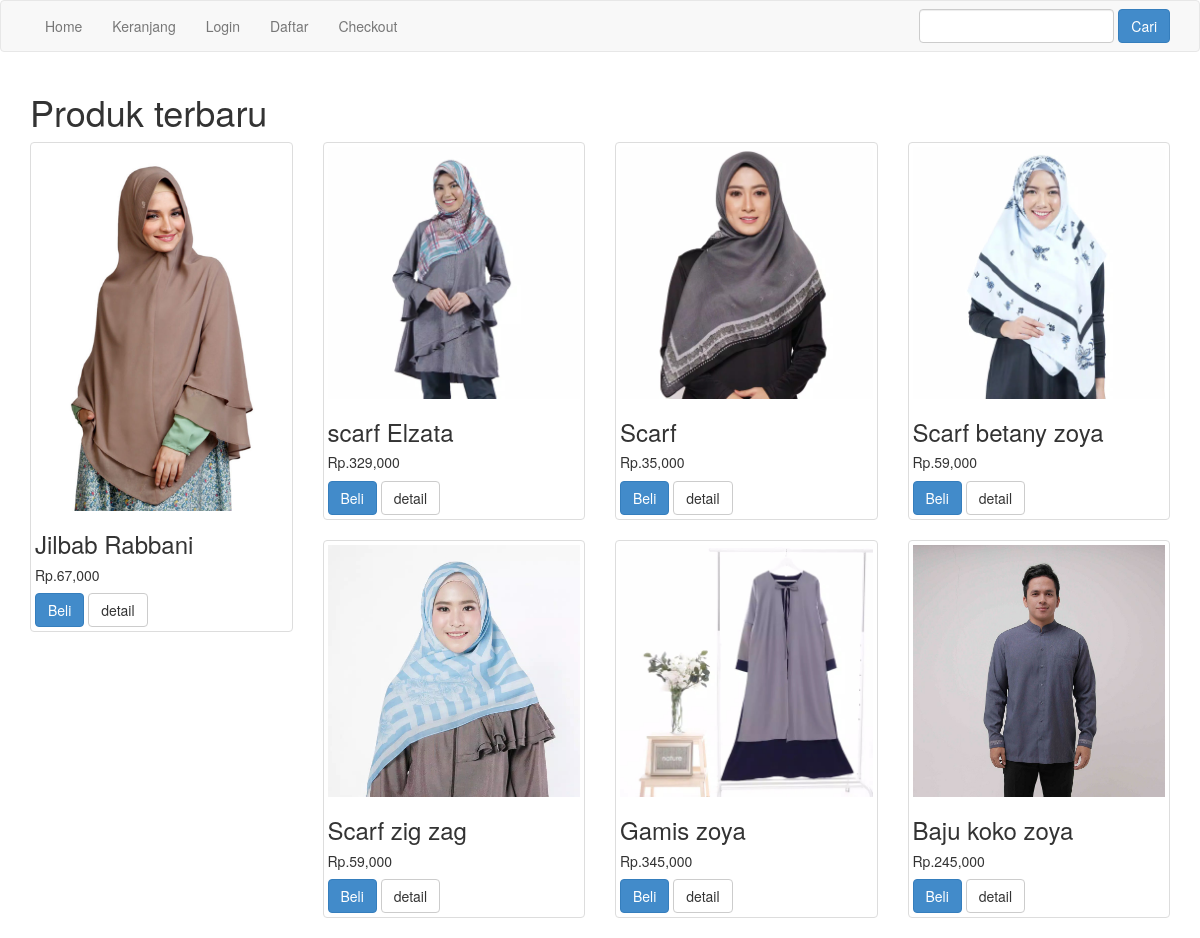
The page /tokoonline/index.php on the database its author committed.
### tables this page shows
CREATE TABLE `produk` (
  `id_produk` int(11) NOT NULL,
  `id_kategori` int(5) NOT NULL,
  `nama_produk` varchar(100) NOT NULL,
  `harga_produk` int(11) NOT NULL,
  `berat_produk` int(11) NOT NULL,
  `foto_produk` varchar(100) NOT NULL,
  `deskripsi_produk` text NOT NULL,
  `stok_produk` int(5) NOT NULL
);

### tokoonline/index.php (the view, shortened to what this page needs)
<?php
include 'koneksi.php';
?>
<!DOCTYPE html>
<html>
    <head>
        <link rel="stylesheet" href="admin/assets/css/bootstrap.css">
    </head>
    <body>
    <?php include 'menu.php'; ?>
    <section class="konten">
        <div class="container">
            <h1>Produk terbaru</h1>
            <div class="row">
                <?php $ambil= $koneksi->query("SELECT * FROM produk"); ?>
                <?php while($perproduk=$ambil->fetch_assoc()){ ?>
                <div class="col-md-3">
                    <div class="thumbnail">
                        <img src="fotoproduk/<?php echo $perproduk['foto_produk']; ?>" alt="" class="img-responsive">
                        <div class="captain">
                            <h3><?php echo $perproduk['nama_produk']; ?></h3>
                            <h5>Rp.<?php echo number_format($perproduk['harga_produk']); ?></h5>
                            <a href="beli.php?id=<?php echo $perproduk['id_produk']; ?>" class="btn btn-primary">Beli</a>
                            <a href="detail.php?id=<?php echo $perproduk["id_produk"]; ?>" class="btn btn-default">detail</a>
                        </div>
                    </div>
                </div>
                <?php } ?>
            </div>
        </div>
    </section>
    </body>
</html>

### tokoonline/menu.php
<nav class="navbar navbar-default">
        <div class="container">
            <ul class="nav navbar-nav">
                <li><a href="index.php">Home</a></li>
                <li><a href="keranjang.php">Keranjang</a></li>
                <?php if(isset($_SESSION["pelanggan"])): ?>
                    <li><a href="riwayat.php">Riwayat belanja</a></li>
                    <li><a href="logout.php">Logout</a></li>
                <?php else: ?>
                    <li><a href="login.php">Login</a></li>
                    <li><a href="daftar.php">Daftar</a></li>
                <?php endif ?>
                <li><a href="checkout.php">Checkout</a></li>
            </ul>
            <form action="pencarian.php" method="get" class="navbar-form navbar-right">
                    <input type="text" class="form-control" name="keyword">
                    <button class="btn btn-primary">Cari</button>
            </form>
        </div>
    </nav>

### rows shown on the page
produk: foto_produk (picture), nama_produk "Jilbab Rabbani", harga_produk "67,000"
produk: foto_produk (picture), nama_produk "scarf Elzata", harga_produk "329,000"
produk: foto_produk (picture), nama_produk "Scarf", harga_produk "35,000"
produk: foto_produk (picture), nama_produk "Scarf betany zoya", harga_produk "59,000"
produk: foto_produk (picture), nama_produk "Scarf zig zag", harga_produk "59,000"
produk: foto_produk (picture), nama_produk "Gamis zoya", harga_produk "345,000"
produk: foto_produk (picture), nama_produk "Baju koko zoya", harga_produk "245,000"
